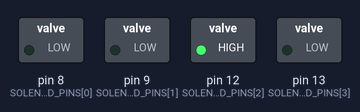
The sketch below on a simulated Arduino Uno, built with avr-gcc and run on an emulated ATmega328P. On the bench: switched loads named in the sketch (green lamp = pin HIGH).

Above: at 0.7 s.
At 6.5 s:
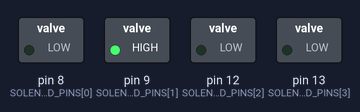
At 12.3 s:
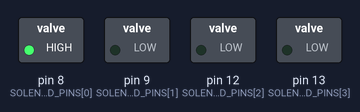
At 18.2 s:
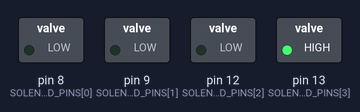
At 24.6 s:
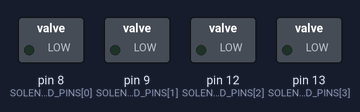
Timing chart, 0 to 26.1 s (numbered marks = the images above):
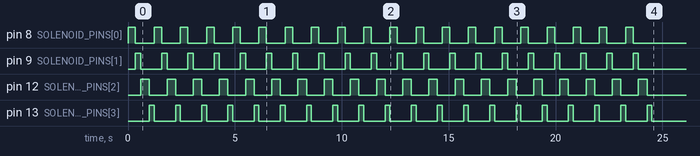

The sketch:

Xmaze_calibrate.ino
```cpp
#include <Servo.h>

// Input & output pins
const int n_pokes = 4;
//order: TL (top left), BL, TR, BR
const int SOLENOID_PINS[n_pokes] = {8,9,12,13};

// Other constants
const int REW_VOL = 25; //reward, in uL
const int MS_PER_UL[n_pokes] = {14,10,16,9}; //microseconds to release 1uL of soy milk
const int OPEN_SOLENOID = 1;
const int CLOSE_SOLENOID = 0;

void setup() {
  for (int i=0; i<20; i++){
    // set pin modes as input or output
    for (int poke=0; poke<n_pokes; poke++){
      pinMode(SOLENOID_PINS[poke],OUTPUT);
      digitalWrite(SOLENOID_PINS[poke],OPEN_SOLENOID);
      delay(REW_VOL * MS_PER_UL[poke]);
      digitalWrite(SOLENOID_PINS[poke],CLOSE_SOLENOID);
    }
  }
}

void loop() {

}
```
